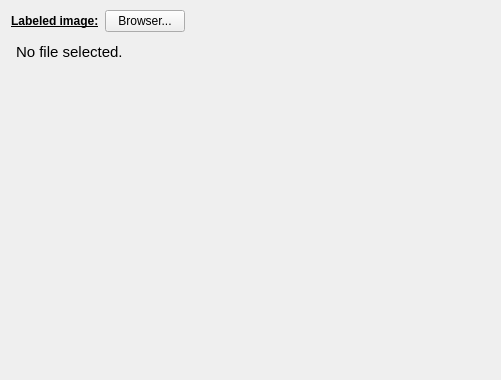
         <widget class="QWidget" name="tab_12">
          <attribute name="title">
           <string>Input subcortical files</string>
          </attribute>
          <widget class="QTextEdit" name="question_SALT_textEdit_3">
           <property name="geometry">
            <rect>
             <x>200</x>
             <y>50</y>
             <width>291</width>
             <height>141</height>
            </rect>
           </property>
           <property name="styleSheet">
            <string notr="true">QTextEdit {
	background-color : transparent
}

</string>
           </property>
           <property name="readOnly">
            <bool>true</bool>
           </property>
           <property name="html">
            <string>&lt;!DOCTYPE HTML PUBLIC &quot;-//W3C//DTD HTML 4.0//EN&quot; &quot;http://www.w3.org/TR/REC-html40/strict.dtd&quot;&gt;
&lt;html&gt;&lt;head&gt;&lt;meta name=&quot;qrichtext&quot; content=&quot;1&quot; /&gt;&lt;style type=&quot;text/css&quot;&gt;
p, li { white-space: pre-wrap; }
&lt;/style&gt;&lt;/head&gt;&lt;body style=&quot; font-family:'Ubuntu'; font-size:11pt; font-weight:400; font-style:normal;&quot;&gt;
&lt;p style=&quot;-qt-paragraph-type:empty; margin-top:0px; margin-bottom:0px; margin-left:0px; margin-right:0px; -qt-block-indent:0; text-indent:0px;&quot;&gt;&lt;br /&gt;&lt;/p&gt;&lt;/body&gt;&lt;/html&gt;</string>
           </property>
          </widget>
          <widget class="QTextEdit" name="question_KWM_textEdit_3">
           <property name="geometry">
            <rect>
             <x>200</x>
             <y>250</y>
             <width>291</width>
             <height>121</height>
            </rect>
           </property>
           <property name="styleSheet">
            <string notr="true">QTextEdit {
	background-color : transparent
}

</string>
           </property>
           <property name="readOnly">
            <bool>true</bool>
           </property>
           <property name="html">
            <string>&lt;!DOCTYPE HTML PUBLIC &quot;-//W3C//DTD HTML 4.0//EN&quot; &quot;http://www.w3.org/TR/REC-html40/strict.dtd&quot;&gt;
&lt;html&gt;&lt;head&gt;&lt;meta name=&quot;qrichtext&quot; content=&quot;1&quot; /&gt;&lt;style type=&quot;text/css&quot;&gt;
p, li { white-space: pre-wrap; }
&lt;/style&gt;&lt;/head&gt;&lt;body style=&quot; font-family:'Ubuntu'; font-size:11pt; font-weight:400; font-style:normal;&quot;&gt;
&lt;p style=&quot;-qt-paragraph-type:empty; margin-top:0px; margin-bottom:0px; margin-left:0px; margin-right:0px; -qt-block-indent:0; text-indent:0px;&quot;&gt;&lt;br /&gt;&lt;/p&gt;&lt;/body&gt;&lt;/html&gt;</string>
           </property>
          </widget>
          <widget class="QWidget" name="layoutWidget">
           <property name="geometry">
            <rect>
             <x>11</x>
             <y>10</y>
             <width>481</width>
             <height>181</height>
            </rect>
           </property>
           <layout class="QVBoxLayout" name="verticalLayout_3">
            <item>
             <layout class="QHBoxLayout" name="horizontalLayout_68">
              <item>
               <layout class="QHBoxLayout" name="horizontalLayout_71">
                <item>
                 <widget class="QLabel" name="label_36">
                  <property name="font">
                   <font>
                    <weight>75</weight>
                    <bold>true</bold>
                    <underline>true</underline>
                   </font>
                  </property>
                  <property name="text">
                   <string>Labeled image:</string>
                  </property>
                 </widget>
                </item>
                <item>
                 <widget class="QPushButton" name="labeled_image_pushButton">
                  <property name="text">
                   <string>Browser...</string>
                  </property>
                  <property name="flat">
                   <bool>false</bool>
                  </property>
                 </widget>
                </item>
               </layout>
              </item>
              <item>
               <spacer name="horizontalSpacer_39">
                <property name="orientation">
                 <enum>Qt::Horizontal</enum>
                </property>
                <property name="sizeHint" stdset="0">
                 <size>
                  <width>40</width>
                  <height>20</height>
                 </size>
                </property>
               </spacer>
              </item>
             </layout>
            </item>
            <item>
             <widget class="QTextEdit" name="labeled_image_textEdit">
              <property name="styleSheet">
               <string notr="true">QTextEdit {
	background-color : transparent
}</string>
              </property>
              <property name="readOnly">
               <bool>true</bool>
              </property>
              <property name="html">
               <string>&lt;!DOCTYPE HTML PUBLIC &quot;-//W3C//DTD HTML 4.0//EN&quot; &quot;http://www.w3.org/TR/REC-html40/strict.dtd&quot;&gt;
&lt;html&gt;&lt;head&gt;&lt;meta name=&quot;qrichtext&quot; content=&quot;1&quot; /&gt;&lt;style type=&quot;text/css&quot;&gt;
p, li { white-space: pre-wrap; }
&lt;/style&gt;&lt;/head&gt;&lt;body style=&quot; font-family:'Ubuntu'; font-size:11pt; font-weight:400; font-style:normal;&quot;&gt;
&lt;p style=&quot; margin-top:0px; margin-bottom:0px; margin-left:0px; margin-right:0px; -qt-block-indent:0; text-indent:0px;&quot;&gt;No file selected.&lt;/p&gt;&lt;/body&gt;&lt;/html&gt;</string>
              </property>
             </widget>
            </item>
           </layout>
          </widget>
         </widget>
